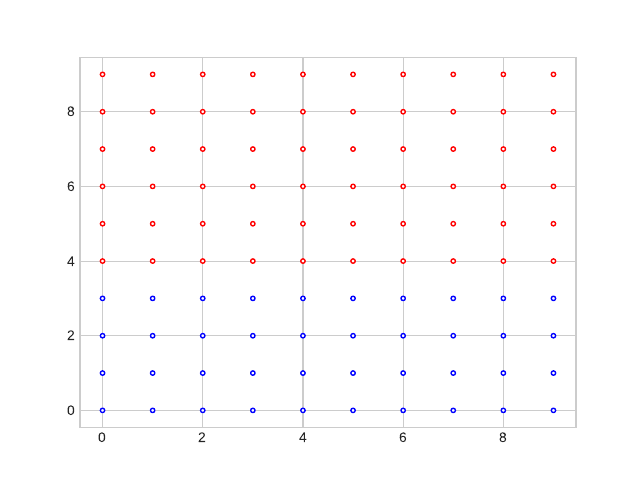

This chart was generated by the following Python code:
import numpy as np
import matplotlib.pyplot as plt
plt.style.use('seaborn-whitegrid')

xx, yy = np.meshgrid(np.arange(10), np.arange(10))

c_1 = np.repeat('blue', 40)
c_2 = np.repeat('red',60)

c = np.hstack((c_1,c_2))

fig, ax = plt.subplots()
ax.scatter(xx.flat, yy.flat, edgecolors= c, color = 'white', s = 10)

plt.savefig('lattice.pdf')